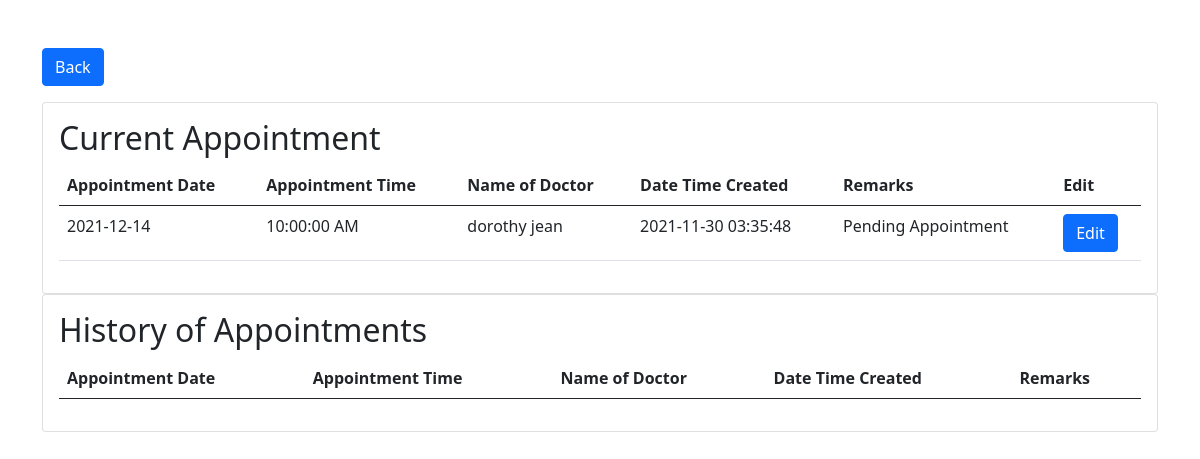
Screenshot of /patients/appointments.php (signed in) with the database file from the repository.
### tables this page shows
CREATE TABLE `appointments` (
  `id` int(11) NOT NULL,
  `appointment_date` date NOT NULL,
  `appointment_time` varchar(30) NOT NULL,
  `account_id` int(50) NOT NULL,
  `name_of_doctor` varchar(50) NOT NULL,
  `name_of_secretary` varchar(20) DEFAULT NULL,
  `patient_id` int(20) NOT NULL,
  `name_of_patient` varchar(50) NOT NULL,
  `date_time_created` datetime DEFAULT NULL,
  `date_time_updated` datetime DEFAULT NULL,
  `remarks` varchar(30) DEFAULT NULL
);

### patients/appointments.php (the view, shortened to what this page needs)
<?php
include('../connection.php');
$patient_id = $_SESSION['patient_id'];
?>
<!DOCTYPE html>
<html lang="en">
<head>
    <link href="https://cdn.jsdelivr.net/npm/bootstrap@5.0.2/dist/css/bootstrap.min.css" rel="stylesheet">
    <link rel="stylesheet" href="https://ajax.googleapis.com/ajax/libs/jqueryui/1.11.3/themes/smoothness/jquery-ui.css"/>
    <link rel="stylesheet" href="https://ajax.googleapis.com/ajax/libs/jqueryui/1.11.3/themes/smoothness/jquery-ui.css"/>
    <link href="https://cdn.jsdelivr.net/npm/bootstrap@5.0.2/dist/css/bootstrap.min.css" rel="stylesheet">
</head>
<body>
<div class="container mt-5">
        <a href="home2.php" class="btn btn-primary mb-3">Back</a>
    <div class="card">
        <div class="card-body">
            <table class="table table-hover">
                <h2>Current Appointment</h2>
                <thead>
                    <tr>
                        <th scope="col">Appointment Date</th>
                        <th scope="col">Appointment Time</th>
                        <th scope="col">Name of Doctor</th>
                        <th scope="col">Date Time Created</th>
                        <th scope="col">Remarks</th>
                        <th scope="col">Edit</th>
                    </tr>
                </thead>
                <tbody>
                    <?php
                        $query = "SELECT * FROM appointments WHERE patient_id = '$patient_id' ";
                        $run = mysqli_query($conn,$query);
                        if(mysqli_num_rows($run) > 0){
                            foreach($run as $row ){
                                ?>
                                    <tr>
                                        <td scope="col"><?php echo $row ['appointment_date']?></td>
                                        <td scope="col"><?php echo $row ['appointment_time']?></td>
                                        <td scope="col"><?php echo $row ['name_of_doctor']?></td>
                                        <td scope="col"><?php echo $row ['date_time_created']?></td>
                                        <td scope="col"><?php echo $row ['remarks']?></td>
                                        <td>
                                            <button type="button" class="btn btn-primary" data-bs-toggle="modal" data-bs-target="#staticBackdrop">
                                                Edit
                                            </button>
                                        </td>
                                    </tr>
                                <?php
                            }
                        }
                    ?>
                </tbody>
            </table>
        </div>
    </div>
</div>
<div class="container">
    <div class="card">
        <div class="card-body">
            <table class="table table-hover">
                <h2>History of Appointments</h2>
                <thead>
                    <tr>
                        <th scope="col">Appointment Date</th>
                        <th scope="col">Appointment Time</th>
                        <th scope="col">Name of Doctor</th>
                        <th scope="col">Date Time Created</th>
                        <th scope="col">Remarks</th>
                    </tr>
                </thead>
            </table>
        </div>
    </div>
</div>
</body>
</html>

### rows the page displays
appointments: appointment_date "2021-12-14", appointment_time "10:00:00 AM", name_of_doctor "dorothy jean", date_time_created "2021-11-30 03:35:48", remarks "Pending Appointment"
